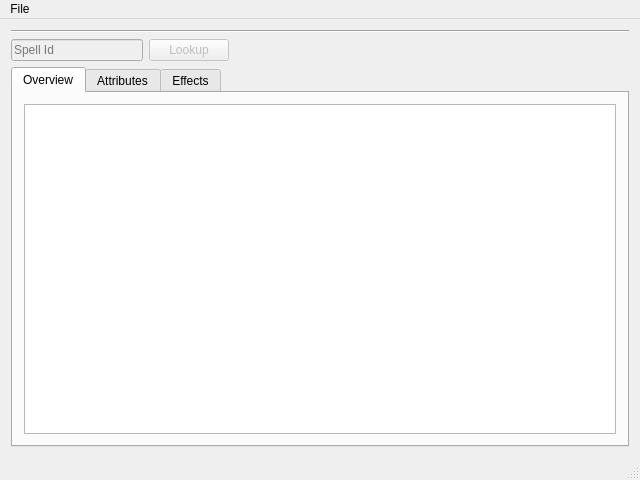
<?xml version="1.0" encoding="UTF-8"?>
<ui version="4.0">
 <class>MainWindow</class>
 <widget class="QMainWindow" name="MainWindow">
  <property name="geometry">
   <rect>
    <x>0</x>
    <y>0</y>
    <width>640</width>
    <height>480</height>
   </rect>
  </property>
  <property name="windowTitle">
   <string>WoW dbc Viewer</string>
  </property>
  <widget class="QWidget" name="centralWidget">
   <property name="enabled">
    <bool>true</bool>
   </property>
   <property name="layoutDirection">
    <enum>Qt::LeftToRight</enum>
   </property>
   <layout class="QVBoxLayout" name="verticalLayout">
    <item>
     <widget class="Line" name="line">
      <property name="orientation">
       <enum>Qt::Horizontal</enum>
      </property>
     </widget>
    </item>
    <item>
     <layout class="QHBoxLayout" name="layoutInput">
      <item>
       <widget class="QLineEdit" name="inputId">
        <property name="enabled">
         <bool>false</bool>
        </property>
        <property name="placeholderText">
         <string>Spell Id</string>
        </property>
       </widget>
      </item>
      <item>
       <widget class="QPushButton" name="buttonId">
        <property name="enabled">
         <bool>false</bool>
        </property>
        <property name="text">
         <string>Lookup</string>
        </property>
       </widget>
      </item>
      <item>
       <spacer name="horizontalSpacer">
        <property name="orientation">
         <enum>Qt::Horizontal</enum>
        </property>
        <property name="sizeHint" stdset="0">
         <size>
          <width>400</width>
          <height>20</height>
         </size>
        </property>
       </spacer>
      </item>
     </layout>
    </item>
    <item>
     <layout class="QHBoxLayout" name="layoutSpell">
      <item>
       <widget class="QTabWidget" name="tabWidgetSpell">
        <property name="currentIndex">
         <number>0</number>
        </property>
        <widget class="QWidget" name="tabOverview">
         <attribute name="title">
          <string>Overview</string>
         </attribute>
         <layout class="QVBoxLayout" name="verticalLayout_2">
          <item>
           <widget class="QListWidget" name="listOverview"/>
          </item>
         </layout>
        </widget>
        <widget class="QWidget" name="tabAttributes">
         <attribute name="title">
          <string>Attributes</string>
         </attribute>
         <layout class="QVBoxLayout" name="verticalLayout_3">
          <item>
           <widget class="QListWidget" name="listAttributesDesc"/>
          </item>
         </layout>
        </widget>
        <widget class="QWidget" name="tabEffects">
         <attribute name="title">
          <string>Effects</string>
         </attribute>
         <layout class="QVBoxLayout" name="verticalLayout_4">
          <item>
           <widget class="QTabWidget" name="tabWidgetEffects">
            <property name="currentIndex">
             <number>0</number>
            </property>
            <widget class="QWidget" name="tabEffect1">
             <attribute name="title">
              <string>Name Effect 1</string>
             </attribute>
             <layout class="QVBoxLayout" name="verticalLayout_5">
              <item>
               <widget class="QListWidget" name="listEffect1"/>
              </item>
             </layout>
            </widget>
            <widget class="QWidget" name="tabEffect2">
             <attribute name="title">
              <string>Name Effect 2</string>
             </attribute>
             <layout class="QVBoxLayout" name="verticalLayout_6">
              <item>
               <widget class="QListWidget" name="listEffect2"/>
              </item>
             </layout>
            </widget>
            <widget class="QWidget" name="tabEffect3">
             <attribute name="title">
              <string>Name Effect 3</string>
             </attribute>
             <layout class="QVBoxLayout" name="verticalLayout_7">
              <item>
               <widget class="QListWidget" name="listEffect3"/>
              </item>
             </layout>
            </widget>
           </widget>
          </item>
         </layout>
        </widget>
       </widget>
      </item>
     </layout>
    </item>
   </layout>
  </widget>
  <widget class="QMenuBar" name="menuBar">
   <property name="geometry">
    <rect>
     <x>0</x>
     <y>0</y>
     <width>640</width>
     <height>29</height>
    </rect>
   </property>
   <widget class="QMenu" name="menuFile">
    <property name="title">
     <string>File</string>
    </property>
    <addaction name="actionLoad_dbc"/>
   </widget>
   <addaction name="menuFile"/>
  </widget>
  <widget class="QStatusBar" name="statusBar"/>
  <action name="actionLoad_dbc">
   <property name="text">
    <string>Load dbc</string>
   </property>
  </action>
 </widget>
 <layoutdefault spacing="6" margin="11"/>
 <resources/>
 <connections/>
</ui>
